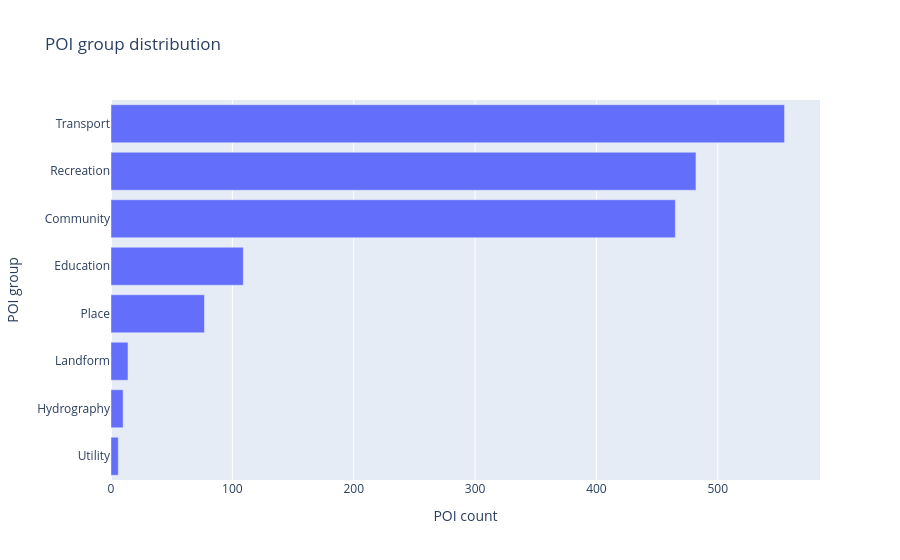

Notebook code for this chart:
### Markdown cell above
### POI Group Distribution

This chart shows the number of POIs in each POI group for the current SA4. The x-axis is POI count, and the y-axis is POI group.

Transport, Recreation, and Community are the largest POI groups, with 555, 482, and 465 POIs. The high Transport count partly reflects dense Roadside Emergency Telephone and Wharf records, so the score may be sensitive to repeated infrastructure-style POIs. This is important for interpreting the scoring method: the formula is mathematically correct, but raw POI counts can over-reward repeated point features if a POI type has many closely spaced records.

### Code cell
build_poi_group_distribution(poi_groups).show() # Plotly bar chart of assigned POIs by POI group

### Figure 1 — Plotly figure (JSON) as saved in the notebook; plotly's stock layout.template omitted (floating-point values rounded to 4 significant figures)
{"data": [{"hovertemplate": "POI count=%{x}<br>POI group=%{y}<extra></extra>", "legendgroup": "", "marker": {"color": "#636efa", "pattern": {"shape": ""}}, "name": "", "orientation": "h", "showlegend": false, "textposition": "auto", "type": "bar", "x": [6, 10, 14, 77, 109, 465, 482, 555], "xaxis": "x", "y": ["Utility", "Hydrography", "Landform", "Place", "Education", "Community", "Recreation", "Transport"], "yaxis": "y"}], "layout": {"barmode": "relative", "legend": {"tracegroupgap": 0}, "title": {"text": "POI group distribution"}, "xaxis": {"anchor": "y", "domain": [0, 1], "title": {"text": "POI count"}}, "yaxis": {"anchor": "x", "domain": [0, 1], "title": {"text": "POI group"}}}}
